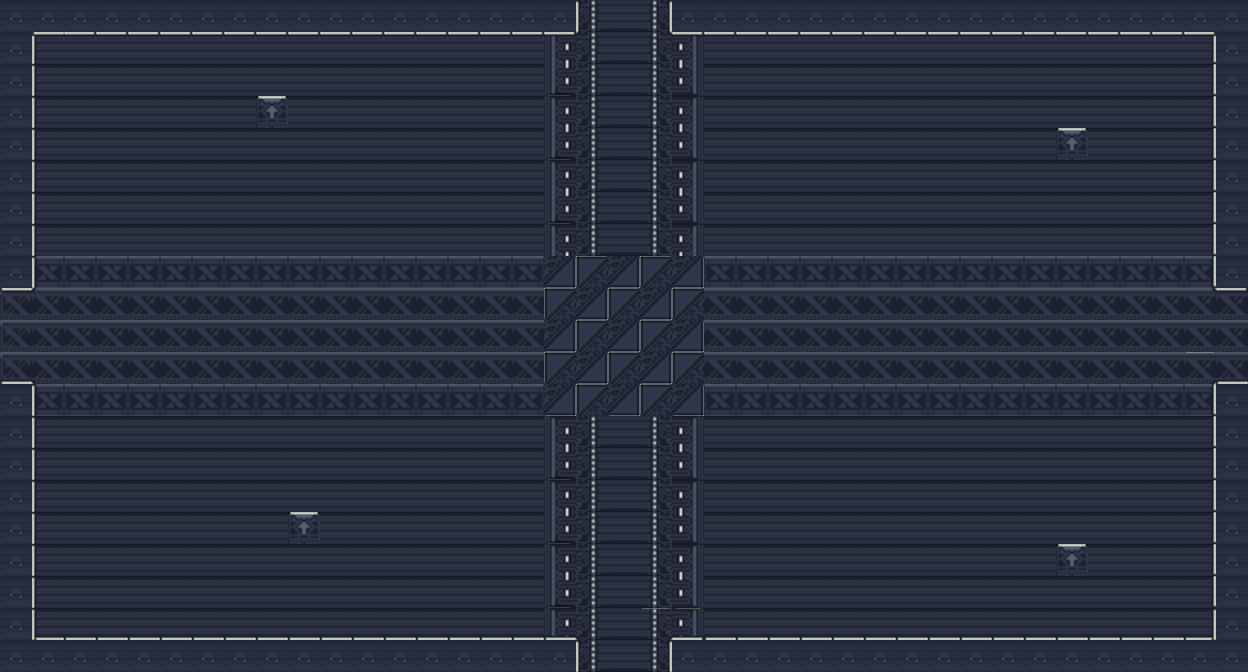

Tiled map render using the project's own tile images. Description and the map definition, with tile-layer contents summarised, below:
An orthogonal 39x21 tile map with 32x32 px tiles, 3 tile layers (fundo, paredes, paredes2) and 12 objects.

<map version="1.9" tiledversion="1.9.1" orientation="orthogonal" renderorder="right-down" width="39" height="21" tilewidth="32" tileheight="32" infinite="0" nextlayerid="6" nextobjectid="27">
 <tileset firstgid="1" name="industriatiled" tilewidth="32" tileheight="32" tilecount="1024" columns="32">
  <image source="industriatiled.PNG" width="1024" height="1024" />
 </tileset>
 <layer id="1" name="fundo" width="39" height="21">
  <data>[819 cells, 819 non-empty, 14 distinct tile ids]</data>
 </layer>
 <layer id="2" name="paredes" width="39" height="21">
  <data>[819 cells, 208 non-empty, 11 distinct tile ids]</data>
 </layer>
 <layer id="4" name="paredes2" width="39" height="21">
  <data>[819 cells, 12 non-empty, 8 distinct tile ids]</data>
 </layer>
 <objectgroup id="3" name="colisao">
  <object id="7" x="672" y="0" width="544" height="32" />
  <object id="9" x="1216" y="0" width="32" height="288" />
  <object id="10" x="1216" y="384" width="32" height="288" />
  <object id="11" x="672" y="640" width="544" height="32" />
  <object id="12" x="32" y="640" width="544" height="32" />
  <object id="13" x="0" y="384" width="32" height="288" />
  <object id="14" x="0" y="0" width="32" height="288" />
  <object id="15" x="32" y="0" width="544" height="32" />
 </objectgroup>
 <objectgroup id="5" name="portas">
  <object id="1" x="576" y="0" width="96" height="1.59273" />
  <object id="3" x="1246" y="288" width="2" height="96" />
  <object id="5" x="0" y="288" width="2.66667" height="96" />
  <object id="6" x="576" y="668.667" width="96" height="3.33333" />
 </objectgroup>
</map>
